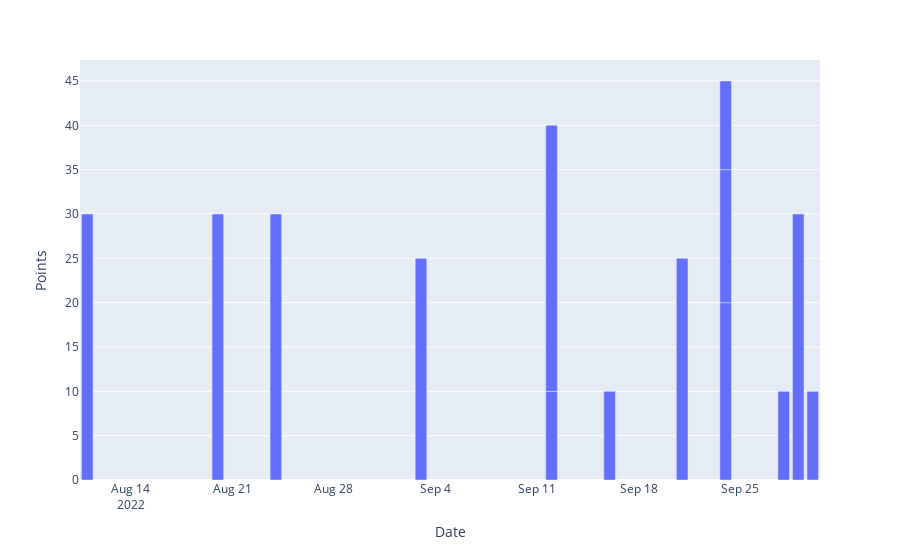

The notebook cell saved with this chart:
### Code cell
fig = px.bar(x_hi, x='Date', y='Points')
fig.show()

### Figure 1 — Plotly figure (JSON) as saved in the notebook; plotly's stock layout.template omitted (floating-point values rounded to 4 significant figures)
{"data": [{"alignmentgroup": "True", "hovertemplate": "Date=%{x}<br>Points=%{y}<extra></extra>", "legendgroup": "", "marker": {"color": "#636efa", "pattern": {"shape": ""}}, "name": "", "offsetgroup": "", "orientation": "v", "showlegend": false, "textposition": "auto", "type": "bar", "x": ["2022-08-11T00:00:00", "2022-08-20T00:00:00", "2022-08-24T00:00:00", "2022-09-03T00:00:00", "2022-09-12T00:00:00", "2022-09-12T00:00:00", "2022-09-16T00:00:00", "2022-09-21T00:00:00", "2022-09-24T00:00:00", "2022-09-24T00:00:00", "2022-09-24T00:00:00", "2022-09-28T00:00:00", "2022-09-29T00:00:00", "2022-09-30T00:00:00"], "xaxis": "x", "y": [30, 30, 30, 25, 10, 30, 10, 25, 20, 15, 10, 10, 30, 10], "yaxis": "y"}], "layout": {"barmode": "relative", "legend": {"tracegroupgap": 0}, "margin": {"t": 60}, "xaxis": {"anchor": "y", "domain": [0, 1], "title": {"text": "Date"}}, "yaxis": {"anchor": "x", "domain": [0, 1], "title": {"text": "Points"}}}}
